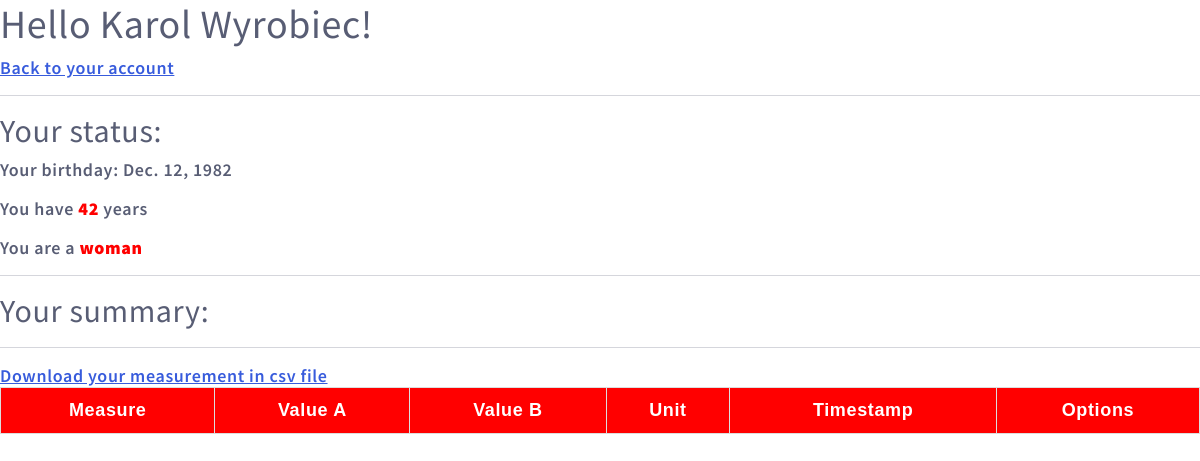
Page /patients/details/5/exams on the earlier database version.
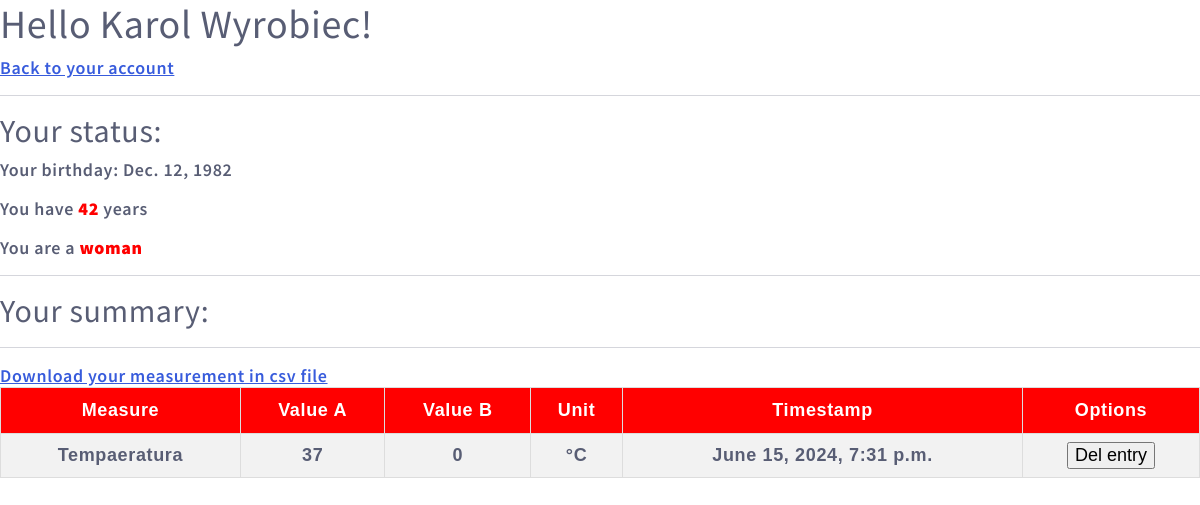
Same page on the later database version.
### patients/models.py (models this page shows, shortened)
class Measurement(models.Model):
    patient_id = models.ForeignKey(Patient, on_delete=models.PROTECT)
    measure_id = models.ForeignKey(Measure, on_delete=models.PROTECT)
    value_a = models.IntegerField()
    value_b = models.IntegerField(null=True, default=0)
    timestamp = models.DateTimeField(default=datetime.datetime.now(), editable=True,)

class Measure(models.Model):
    measure_name = models.CharField(max_length=128)
    unit_id = models.ForeignKey(Unit, on_delete=models.PROTECT)
    patient_id = models.ForeignKey(Patient, on_delete=models.PROTECT)

class Unit(models.Model):
    unit_name = models.CharField(max_length=10)
    patient_id = models.ForeignKey(Patient, on_delete=models.PROTECT)
    def __str__(self):
        return f"{self.unit_name}"

### patients/views.py (the view, shortened to what this page needs)
# urls.py: path('patients/details/<int:id>/exams', views.exams, name='exams'),
def exams(request, id):
    if request.method == 'GET':
        pass
    else:
        entry_id = request.POST['entry_id']
        if(entry_id):
            deleted = models.Measurement.objects.get(id=entry_id)
            deleted.delete()
            return redirect('/patients/details/' + str(id) +'/exams')
    patient = models.Patient.objects.get(id=id)
    first_name = patient.firstname
    last_name = patient.lastname
    birthday = patient.birthdate
    birthyear = int(patient.birthdate.strftime("%Y"))
    today_year = datetime.datetime.today().year
    age = today_year - birthyear
    sex = patient.sex
    sex_word = 'man' if sex == 'M' else 'woman'
    measurements = models.Measurement.objects.filter(patient_id=id).order_by('-timestamp').values()
    weight = models.Measurement.objects.filter(patient_id=id, measure_id=1).order_by('-timestamp').values()
    height = models.Measurement.objects.filter(patient_id=id, measure_id=2).order_by('-timestamp').values()
    pulse_values = models.Measurement.objects.filter(patient_id=id, measure_id=4).order_by('-timestamp').values()
    pressure_values = models.Measurement.objects.filter(patient_id=id, measure_id=3).order_by('-timestamp').values()
    bmi = 0
    entry = ''
    com = ''
    if (age <= 1):
        pulse_up = 205
        pulse_down = 105
        sys_pressure_up = 100 # systolic
        sys_pressure_down = 90
        diast_pressure_up = 60 # diastolic
        diast_pressure_down = 55
    elif (age < 60):
        pulse_up = 80
        pulse_down = 60
        sys_pressure_up = 129
        sys_pressure_down = 120
        diast_pressure_up = 84
        diast_pressure_down = 80
    pulse_array = []
    pulse_parameters = []
    pulse_com = ''
    for p in pulse_values:
        if(datetime.datetime.strptime(p['timestamp'].strftime('%Y-%m-%d'), '%Y-%m-%d') > datetime.datetime.strptime((datetime.datetime.today() - datetime.timedelta(days=7)).strftime('%Y-%m-%d'), '%Y-%m-%d')):
            pulse_array.append(p['value_a'])
    systonic_array, diastonic_array = [], []
    syst_parameters, diast_parameters = [], []
    syst_com, diast_com = '', ''
    for m in measurements:
        measure = models.Measure.objects.get(id=m['measure_id_id'])
        m['unit'] = measure.unit_id
        m['measure'] = measure.measure_name
    template = loader.get_template('exams.html')
    context = {
        'm' : measurements,
        'id' : id,
        'fname' : first_name,
        'lname' : last_name,
        'birthday' : birthday,
        'age' : age,
        'sex' : sex_word,
        'bmi' : bmi,
        'com' : com,
        'entry' : entry,
        'pulse' : pulse_parameters,
        'sys' : syst_parameters,
        'diast' : diast_parameters,
        'pcom' : pulse_com,
        'scom' : syst_com,
        'dcom' : diast_com,
    }
    return HttpResponse(template.render(context, request))

### patients/templates/exams.html (shortened to what this page needs)
{% extends 'master.html' %}
{% block content %}
<h1>Hello {{fname}} {{lname}}!</h1>
<p><a href="/patients/details/{{id}}">Back to your account</a></p>
<hr>
<h2>Your status: </h2>
<p>Your birthday: {{birthday}}</p>
<p>You have <b>{{age}}</b> years</p>
<p>You are a <b>{{sex}}</b></p>
<hr>
<h2>Your summary: </h2>
<hr>
<table style="width:100%">
  <tr>
    <th>Measure</th>
    <th>Value A</th>
    <th>Value B</th>
    <th>Unit</th>
    <th>Timestamp</th>
    <th>Options</th>
  </tr>
  {% for meas in m %}
  <tr>
    <td>{{meas.measure}}</td>
    <td>{{meas.value_a}}</td>
    <td>{{meas.value_b}}</td>
    <td>{{meas.unit}}</td>
    <td>{{meas.timestamp}}</td>
    <td>
        <form method="POST">
         <input type="submit" value="Del entry">
        </form>
    </td>
  {% endfor %}
  </tr>
<a href="{% url 'down_exams' id %}" >Download your measurement in csv file</a>
{% endblock %}

Differences in the rows shown:
added Measurement: measure "Tempaeratura", value_a "37", value_b "0", unit "°C", timestamp "June 15, 2024, 7:31 p.m."
